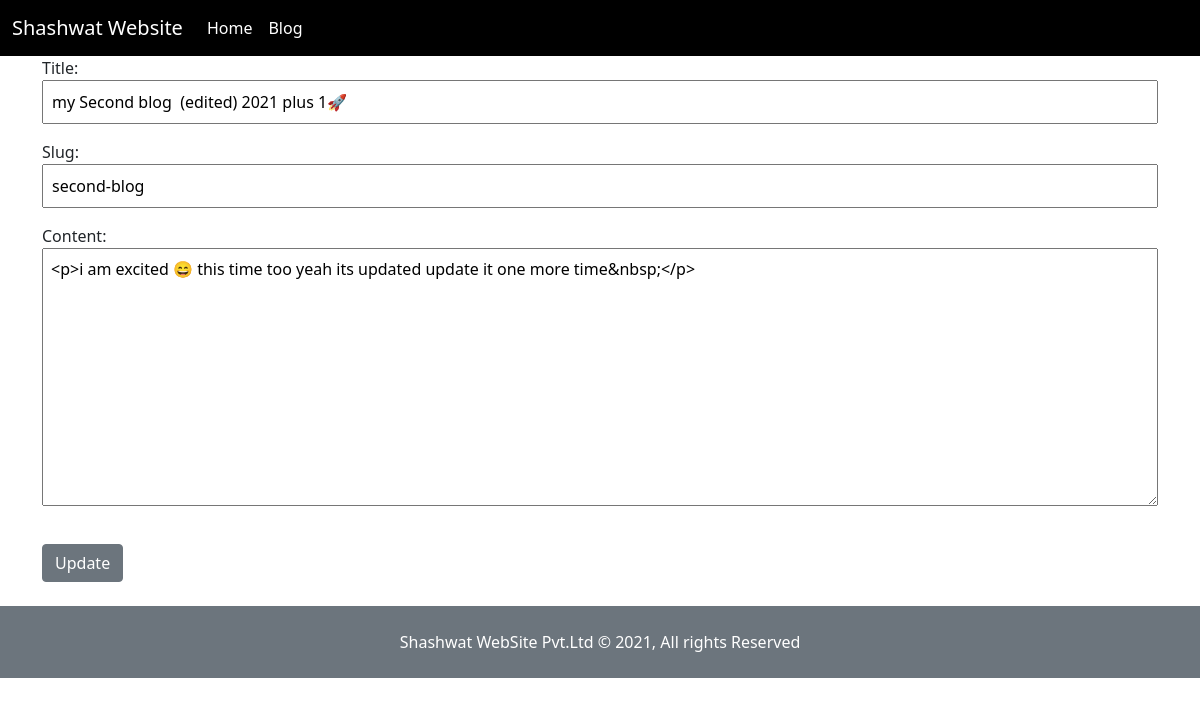
The page /blogs/edit/second-blog on the database its author committed.
### blog/models.py (models this page shows)
class BlogPost(models.Model):
    title = models.CharField(max_length=120)
    slug = models.SlugField(unique=True)
    content = RichTextField(blank=True, null=True)

### blog/views.py (the view)
# urls.py: path('edit/<str:slug>', update_blog),
def update_blog(request, slug):
    template_name = "update_blog.html"
    blog_obj = BlogPost.objects.get(slug=slug)
    form = BlogPostModelForm(request.POST or None, instance=blog_obj)
    if form.is_valid():
        form.save()
    context = {"blog": blog_obj, "form": form}
    return render(request, template_name, context)

### blog/forms.py (shortened to what this page needs)
class BlogPostModelForm(ModelForm):
    class Meta:
        model = BlogPost
        fields = ["title", "slug", "content"]

### blog/templates/update_blog.html (shortened to what this page needs)
{% extends 'base.html' %}
{% block link_css %}
{% load static %}
<link rel="stylesheet" href="{% static 'scss/create_blog.css' %}">
{% endblock %}
{% block content %}
<form method="POST" class="container"> {% csrf_token %}
    {{form.as_p | safe}}
    <button type="submit" class="btn btn-secondary mt-3 mb-4">Update</button>
</form>
{% endblock %}

### blog/static/scss/create_blog.css (style rules this page uses)
input, textarea { width: 100% !important; outline: none; padding: 0.5rem; }

### rows shown on the page
BlogPost: title "my Second blog (edited) 2021 plus 1🚀", slug "second-blog", content "<p>i am excited 😄 this time too yeah its updated update it one more time&nbsp;</p>"
